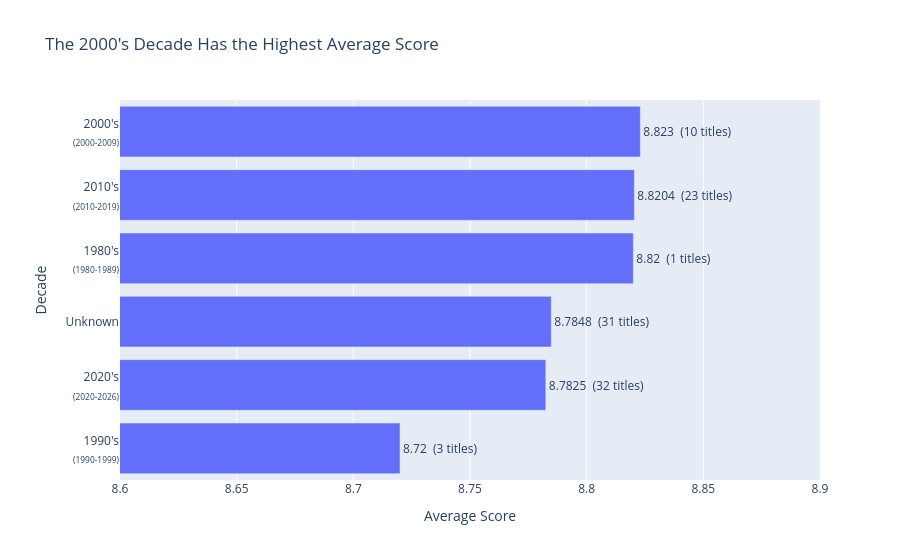

This figure's notebook cell:
### Markdown cell above
---

## Section 4 — Visualization

Create at least one visualization that supports one of your analysis findings. Your chart should:

- Have a title that states the finding, not just the data (e.g., "Satisfaction scores drop sharply after age 40" not "Satisfaction by age")
- Have labeled axes
- Use a chart type appropriate for your data (bar for categorical comparison, scatter for relationships, line for trends over time)

Below the chart, explain in a markdown cell: why you chose this chart type, and what you want the reader to take away from it.

### Code cell
import plotly.express as px

decade_labels = {
    "1980-1989": "1980's<br><sub>(1980-1989)</sub>",
    "1990-1999": "1990's<br><sub>(1990-1999)</sub>",
    "2000-2009": "2000's<br><sub>(2000-2009)</sub>",
    "2010-2019": "2010's<br><sub>(2010-2019)</sub>",
    "2020-2026": "2020's<br><sub>(2020-2026)</sub>",
    "Unknown": "Unknown",
}

chart_df = score_by_decade_with_unknown.copy()
chart_df["decade_label"] = chart_df["decade"].map(decade_labels)
chart_df = chart_df.sort_values("mean_score", ascending=True)
chart_df["bar_label"] = (
    chart_df["mean_score"].round(4).astype(str)
    + "  (" + chart_df["anime_count"].astype(int).astype(str) + " titles)"
)

fig = px.bar(
    chart_df,
    x="mean_score",
    y="decade_label",
    orientation="h",
    title="The 2000's Decade Has the Highest Average Score",
    labels={"decade_label": "Decade", "mean_score": "Average Score"},
    text="bar_label",
)

fig.update_xaxes(range=[8.6, 8.9])
fig.update_traces(textposition="outside")
fig.update_layout(yaxis_title="Decade", xaxis_title="Average Score", margin=dict(l=120))
fig.show()

### Figure 1 — Plotly figure (JSON) as saved in the notebook; plotly's stock layout.template omitted (floating-point values rounded to 4 significant figures)
{"data": [{"hovertemplate": "Average Score=%{x}<br>Decade=%{y}<br>bar_label=%{text}<extra></extra>", "legendgroup": "", "marker": {"color": "#636efa", "pattern": {"shape": ""}}, "name": "", "orientation": "h", "showlegend": false, "text": ["8.72  (3 titles)", "8.7825  (32 titles)", "8.7848  (31 titles)", "8.82  (1 titles)", "8.8204  (23 titles)", "8.823  (10 titles)"], "textposition": "outside", "type": "bar", "x": [8.72, 8.783, 8.785, 8.82, 8.82, 8.823], "xaxis": "x", "y": ["1990's<br><sub>(1990-1999)</sub>", "2020's<br><sub>(2020-2026)</sub>", "Unknown", "1980's<br><sub>(1980-1989)</sub>", "2010's<br><sub>(2010-2019)</sub>", "2000's<br><sub>(2000-2009)</sub>"], "yaxis": "y"}], "layout": {"barmode": "relative", "legend": {"tracegroupgap": 0}, "margin": {"l": 120}, "title": {"text": "The 2000's Decade Has the Highest Average Score"}, "xaxis": {"anchor": "y", "domain": [0, 1], "range": [8.6, 8.9], "title": {"text": "Average Score"}}, "yaxis": {"anchor": "x", "domain": [0, 1], "title": {"text": "Decade"}}}}
